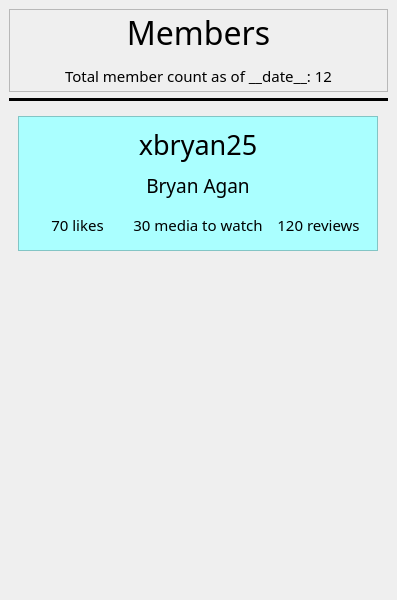
<?xml version="1.0" encoding="UTF-8"?>
<ui version="4.0">
 <class>MainWindow</class>
 <widget class="QMainWindow" name="MainWindow">
  <property name="geometry">
   <rect>
    <x>0</x>
    <y>0</y>
    <width>397</width>
    <height>600</height>
   </rect>
  </property>
  <property name="windowTitle">
   <string>MainWindow</string>
  </property>
  <widget class="QWidget" name="centralwidget">
   <layout class="QVBoxLayout" name="verticalLayout">
    <item>
     <widget class="QFrame" name="header_frame">
      <property name="frameShape">
       <enum>QFrame::StyledPanel</enum>
      </property>
      <property name="frameShadow">
       <enum>QFrame::Raised</enum>
      </property>
      <layout class="QVBoxLayout" name="verticalLayout_2">
       <property name="topMargin">
        <number>0</number>
       </property>
       <property name="bottomMargin">
        <number>0</number>
       </property>
       <item>
        <widget class="QLabel" name="members_label">
         <property name="maximumSize">
          <size>
           <width>16777215</width>
           <height>45</height>
          </size>
         </property>
         <property name="font">
          <font>
           <family>Oswald Medium</family>
           <pointsize>24</pointsize>
          </font>
         </property>
         <property name="text">
          <string>Members</string>
         </property>
         <property name="alignment">
          <set>Qt::AlignCenter</set>
         </property>
        </widget>
       </item>
       <item>
        <widget class="QLabel" name="total_member_count_label">
         <property name="minimumSize">
          <size>
           <width>0</width>
           <height>30</height>
          </size>
         </property>
         <property name="font">
          <font>
           <family>Oswald</family>
           <pointsize>11</pointsize>
          </font>
         </property>
         <property name="text">
          <string>Total member count as of __date__: 12</string>
         </property>
         <property name="alignment">
          <set>Qt::AlignCenter</set>
         </property>
        </widget>
       </item>
      </layout>
     </widget>
    </item>
    <item>
     <widget class="Line" name="h_line">
      <property name="frameShadow">
       <enum>QFrame::Plain</enum>
      </property>
      <property name="lineWidth">
       <number>5</number>
      </property>
      <property name="midLineWidth">
       <number>5</number>
      </property>
      <property name="orientation">
       <enum>Qt::Horizontal</enum>
      </property>
     </widget>
    </item>
    <item>
     <widget class="QScrollArea" name="members_scroll_area">
      <property name="frameShape">
       <enum>QFrame::NoFrame</enum>
      </property>
      <property name="verticalScrollBarPolicy">
       <enum>Qt::ScrollBarAsNeeded</enum>
      </property>
      <property name="widgetResizable">
       <bool>true</bool>
      </property>
      <widget class="QWidget" name="members_scroll_area_contents">
       <property name="geometry">
        <rect>
         <x>0</x>
         <y>0</y>
         <width>379</width>
         <height>484</height>
        </rect>
       </property>
       <layout class="QVBoxLayout" name="verticalLayout_3">
        <property name="spacing">
         <number>9</number>
        </property>
        <item>
         <widget class="QFrame" name="member_frame">
          <property name="minimumSize">
           <size>
            <width>340</width>
            <height>135</height>
           </size>
          </property>
          <property name="maximumSize">
           <size>
            <width>360</width>
            <height>135</height>
           </size>
          </property>
          <property name="cursor">
           <cursorShape>ArrowCursor</cursorShape>
          </property>
          <property name="styleSheet">
           <string notr="true">background-color: rgb(170, 255, 255);</string>
          </property>
          <property name="frameShape">
           <enum>QFrame::StyledPanel</enum>
          </property>
          <property name="frameShadow">
           <enum>QFrame::Raised</enum>
          </property>
          <layout class="QGridLayout" name="gridLayout">
           <property name="verticalSpacing">
            <number>6</number>
           </property>
           <item row="3" column="0">
            <widget class="QLabel" name="num_of_likes">
             <property name="maximumSize">
              <size>
               <width>100</width>
               <height>16777215</height>
              </size>
             </property>
             <property name="font">
              <font>
               <family>Oswald</family>
               <pointsize>11</pointsize>
              </font>
             </property>
             <property name="text">
              <string>70 likes</string>
             </property>
             <property name="alignment">
              <set>Qt::AlignCenter</set>
             </property>
            </widget>
           </item>
           <item row="3" column="1">
            <widget class="QLabel" name="num_of_media_to_watch">
             <property name="font">
              <font>
               <family>Oswald</family>
               <pointsize>11</pointsize>
              </font>
             </property>
             <property name="text">
              <string>30 media to watch</string>
             </property>
             <property name="alignment">
              <set>Qt::AlignCenter</set>
             </property>
            </widget>
           </item>
           <item row="3" column="2">
            <widget class="QLabel" name="num_of_reviews">
             <property name="maximumSize">
              <size>
               <width>100</width>
               <height>16777215</height>
              </size>
             </property>
             <property name="font">
              <font>
               <family>Oswald</family>
               <pointsize>11</pointsize>
              </font>
             </property>
             <property name="text">
              <string>120 reviews</string>
             </property>
             <property name="alignment">
              <set>Qt::AlignCenter</set>
             </property>
            </widget>
           </item>
           <item row="1" column="0" colspan="3">
            <widget class="QLabel" name="firstname_lastname">
             <property name="font">
              <font>
               <family>Oswald</family>
               <pointsize>14</pointsize>
              </font>
             </property>
             <property name="text">
              <string>Bryan Agan</string>
             </property>
             <property name="alignment">
              <set>Qt::AlignCenter</set>
             </property>
            </widget>
           </item>
           <item row="0" column="0" colspan="3">
            <widget class="QLabel" name="username">
             <property name="font">
              <font>
               <family>Oswald Medium</family>
               <pointsize>20</pointsize>
              </font>
             </property>
             <property name="cursor">
              <cursorShape>ArrowCursor</cursorShape>
             </property>
             <property name="toolTip">
              <string notr="true"/>
             </property>
             <property name="toolTipDuration">
              <number>-1</number>
             </property>
             <property name="autoFillBackground">
              <bool>false</bool>
             </property>
             <property name="text">
              <string>xbryan25</string>
             </property>
             <property name="alignment">
              <set>Qt::AlignCenter</set>
             </property>
             <property name="wordWrap">
              <bool>false</bool>
             </property>
            </widget>
           </item>
          </layout>
         </widget>
        </item>
        <item>
         <spacer name="member_frame_v_spacer">
          <property name="orientation">
           <enum>Qt::Vertical</enum>
          </property>
          <property name="sizeHint" stdset="0">
           <size>
            <width>20</width>
            <height>40</height>
           </size>
          </property>
         </spacer>
        </item>
       </layout>
      </widget>
     </widget>
    </item>
   </layout>
  </widget>
 </widget>
 <resources/>
 <connections/>
</ui>
